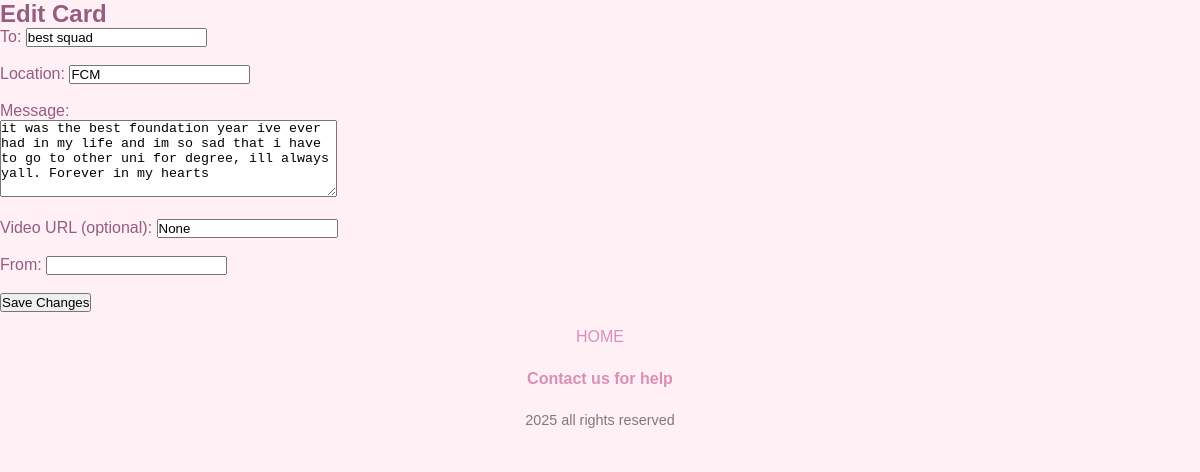
Screenshot of /edit/1 with the database file from the repository.
### app.py (models this page shows)
class Card(db.Model):
    id = db.Column(db.Integer, primary_key=True)
    to_name = db.Column(db.String(50), nullable=False)
    location = db.Column(db.String(100), nullable=False)
    message = db.Column(db.Text, nullable=False)
    photos = db.relationship("Photo", backref="card", lazy=True)
    video = db.Column(db.String(200), nullable=True)
    user_id = db.Column(db.Integer, db.ForeignKey("user.id"), nullable=True)
    song = db.Column(db.Text, nullable=True)
    created = db.Column(db.DateTime, default=datetime.utcnow)
    lat = db.Column(db.Float, nullable=True)
    lng = db.Column(db.Float, nullable=True)
    status = db.Column(db.String(20), default="pending")  # pending, approved, rejected, archived

### app.py (the view, shortened to what this page needs)
@app.route("/edit/<int:card_id>", methods=["GET", "POST"])
def edit_card(card_id):
    card = Card.query.get_or_404(card_id)
    return render_template("edit.html", card=card)

### app.py (called while the page is built)
@app.context_processor
def inject_user():
    user_id = session.get("user_id")
    if user_id:
        user = User.query.get(user_id)
        return dict(current_user=user)
    return dict(current_user=None)

### templates/edit.html (shortened to what this page needs)
{% extends "base.html" %}
{% block body %}
<div class="form-container">
    <h2>Edit Card</h2>
    <form method="post" action="{{ url_for('edit_card', card_id=card.id) }}">
        <label for="to_name">To:</label>
        <input type="text" id="to_name" name="to_name" value="{{ card.to_name }}" required><br><br>
        <label for="location">Location:</label>
        <input type="text" id="location" name="location" value="{{ card.location }}"><br><br>
        <label for="message">Message:</label><br>
        <textarea id="message" name="message" rows="5" cols="40" required>{{ card.message }}</textarea><br><br>
        <label for="video">Video URL (optional):</label>
        <input type="url" id="video" name="video" value="{{ card.video }}"><br><br>
        <label for="from_name">From:</label>
        <input type="text" id="from_name" name="from_name" value="{{ card.from_name }}"><br><br>
        <button type="submit">Save Changes</button>
    </form>
</div>
{% endblock %}

### static/styles.css (style rules this page uses)
body { font-family: "Poppins", sans-serif; background: #fff0f5; margin: 0; padding: 0; color: #955d7f; }
* { margin: 0; padding: 0; box-sizing: border-box; text-decoration: none; list-style: none; }
.form-container { position: relative; flex: 1; overflow: hidden; }

### rows the page displays
Card: to_name "best squad", location "FCM", message "it was the best foundation year ive ever had in my life and im so sad that i have to go to other uni for degree, ill always yall. Forever in my hearts", video "None"
